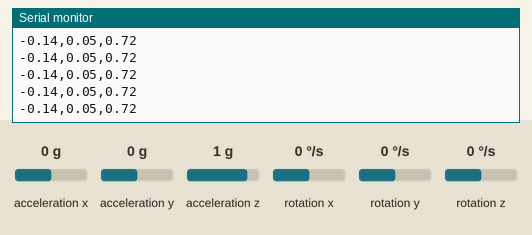
Recording of a sketch running on a simulated Arduino Uno, built with avr-gcc and run on an emulated ATmega328P. Shown: the last lines printed to the serial monitor. Wiring (inferred from the names in the program): MPU-6050 motion sensor at I2C address 0x68. The test bench sets the inputs (shaded band); at power-on: acceleration y 0 g, acceleration x 0 g, acceleration z 1 g, rotation x 0 °/s, rotation y 0 °/s, rotation z 0 °/s.

Above: at 1.3 s.
1.4 s: acceleration y set to -0.2 g
At 2.1 s:
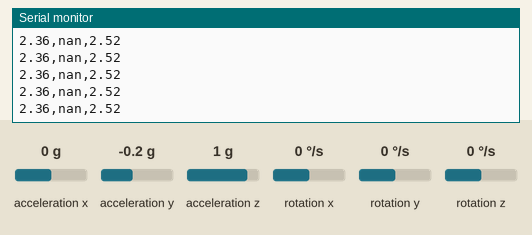
3.3 s: acceleration x set to -1.4 g
At 4.4 s:
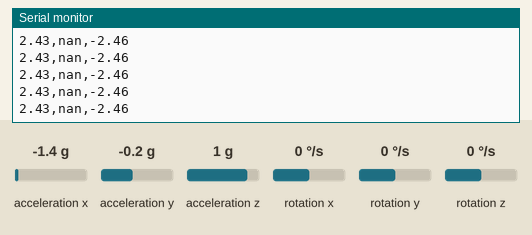
4.8 s: acceleration z set to -1.4 g
At 5.7 s:
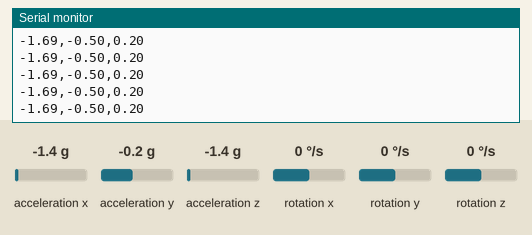
Timing chart, 0 to 7.8 s (numbered marks = the images above; inputs shaded):
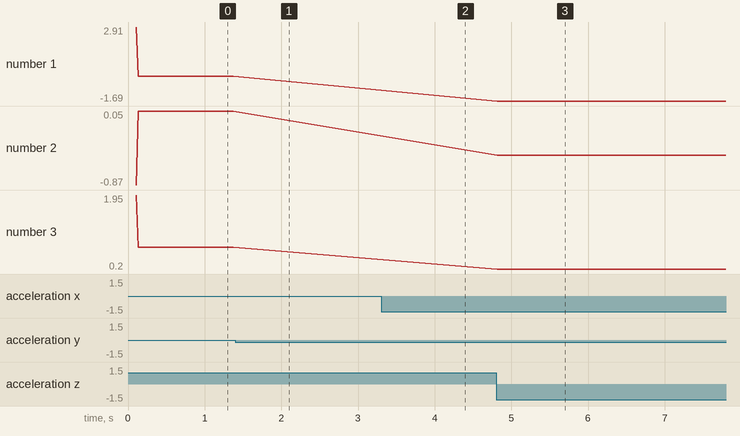

The sketch:

arduino_mpu_cuaternion.ino
```cpp
#include <Wire.h>

//Registros de acuerdo a la hoja de especificaciones
#define MPU6050_AUX_VDDIO          0x01   // R/W
#define MPU6050_SMPLRT_DIV         0x19   // R/W
#define MPU6050_CONFIG             0x1A   // R/W
#define MPU6050_GYRO_CONFIG        0x1B   // R/W
#define MPU6050_ACCEL_CONFIG       0x1C   // R/W
#define MPU6050_FF_THR             0x1D   // R/W
#define MPU6050_FF_DUR             0x1E   // R/W
#define MPU6050_MOT_THR            0x1F   // R/W
#define MPU6050_MOT_DUR            0x20   // R/W
#define MPU6050_ZRMOT_THR          0x21   // R/W
#define MPU6050_ZRMOT_DUR          0x22   // R/W
#define MPU6050_FIFO_EN            0x23   // R/W
#define MPU6050_I2C_MST_CTRL       0x24   // R/W
#define MPU6050_I2C_SLV0_ADDR      0x25   // R/W
#define MPU6050_I2C_SLV0_REG       0x26   // R/W
#define MPU6050_I2C_SLV0_CTRL      0x27   // R/W
#define MPU6050_I2C_SLV1_ADDR      0x28   // R/W
#define MPU6050_I2C_SLV1_REG       0x29   // R/W
#define MPU6050_I2C_SLV1_CTRL      0x2A   // R/W
#define MPU6050_I2C_SLV2_ADDR      0x2B   // R/W
#define MPU6050_I2C_SLV2_REG       0x2C   // R/W
#define MPU6050_I2C_SLV2_CTRL      0x2D   // R/W
#define MPU6050_I2C_SLV3_ADDR      0x2E   // R/W
#define MPU6050_I2C_SLV3_REG       0x2F   // R/W
#define MPU6050_I2C_SLV3_CTRL      0x30   // R/W
#define MPU6050_I2C_SLV4_ADDR      0x31   // R/W
#define MPU6050_I2C_SLV4_REG       0x32   // R/W
#define MPU6050_I2C_SLV4_DO        0x33   // R/W
#define MPU6050_I2C_SLV4_CTRL      0x34   // R/W
#define MPU6050_I2C_SLV4_DI        0x35   // R
#define MPU6050_I2C_MST_STATUS     0x36   // R
#define MPU6050_INT_PIN_CFG        0x37   // R/W
#define MPU6050_INT_ENABLE         0x38   // R/W
#define MPU6050_INT_STATUS         0x3A   // R
#define MPU6050_ACCEL_XOUT_H       0x3B   // R
#define MPU6050_ACCEL_XOUT_L       0x3C   // R
#define MPU6050_ACCEL_YOUT_H       0x3D   // R
#define MPU6050_ACCEL_YOUT_L       0x3E   // R
#define MPU6050_ACCEL_ZOUT_H       0x3F   // R
#define MPU6050_ACCEL_ZOUT_L       0x40   // R
#define MPU6050_TEMP_OUT_H         0x41   // R
#define MPU6050_TEMP_OUT_L         0x42   // R
#define MPU6050_GYRO_XOUT_H        0x43   // R
#define MPU6050_GYRO_XOUT_L        0x44   // R
#define MPU6050_GYRO_YOUT_H        0x45   // R
#define MPU6050_GYRO_YOUT_L        0x46   // R
#define MPU6050_GYRO_ZOUT_H        0x47   // R
#define MPU6050_GYRO_ZOUT_L        0x48   // R
#define MPU6050_EXT_SENS_DATA_00   0x49   // R
#define MPU6050_EXT_SENS_DATA_01   0x4A   // R
#define MPU6050_EXT_SENS_DATA_02   0x4B   // R
#define MPU6050_EXT_SENS_DATA_03   0x4C   // R
#define MPU6050_EXT_SENS_DATA_04   0x4D   // R
#define MPU6050_EXT_SENS_DATA_05   0x4E   // R
#define MPU6050_EXT_SENS_DATA_06   0x4F   // R
#define MPU6050_EXT_SENS_DATA_07   0x50   // R
#define MPU6050_EXT_SENS_DATA_08   0x51   // R
#define MPU6050_EXT_SENS_DATA_09   0x52   // R
#define MPU6050_EXT_SENS_DATA_10   0x53   // R
#define MPU6050_EXT_SENS_DATA_11   0x54   // R
#define MPU6050_EXT_SENS_DATA_12   0x55   // R
#define MPU6050_EXT_SENS_DATA_13   0x56   // R
#define MPU6050_EXT_SENS_DATA_14   0x57   // R
#define MPU6050_EXT_SENS_DATA_15   0x58   // R
#define MPU6050_EXT_SENS_DATA_16   0x59   // R
#define MPU6050_EXT_SENS_DATA_17   0x5A   // R
#define MPU6050_EXT_SENS_DATA_18   0x5B   // R
#define MPU6050_EXT_SENS_DATA_19   0x5C   // R
#define MPU6050_EXT_SENS_DATA_20   0x5D   // R
#define MPU6050_EXT_SENS_DATA_21   0x5E   // R
#define MPU6050_EXT_SENS_DATA_22   0x5F   // R
#define MPU6050_EXT_SENS_DATA_23   0x60   // R
#define MPU6050_MOT_DETECT_STATUS  0x61   // R
#define MPU6050_I2C_SLV0_DO        0x63   // R/W
#define MPU6050_I2C_SLV1_DO        0x64   // R/W
#define MPU6050_I2C_SLV2_DO        0x65   // R/W
#define MPU6050_I2C_SLV3_DO        0x66   // R/W
#define MPU6050_I2C_MST_DELAY_CTRL 0x67   // R/W
#define MPU6050_SIGNAL_PATH_RESET  0x68   // R/W
#define MPU6050_MOT_DETECT_CTRL    0x69   // R/W
#define MPU6050_USER_CTRL          0x6A   // R/W
#define MPU6050_PWR_MGMT_1         0x6B   // R/W
#define MPU6050_PWR_MGMT_2         0x6C   // R/W
#define MPU6050_FIFO_COUNTH        0x72   // R/W
#define MPU6050_FIFO_COUNTL        0x73   // R/W
#define MPU6050_FIFO_R_W           0x74   // R/W
#define MPU6050_WHO_AM_I           0x75   // R
#define MPU6050_ADDRESS            0x68

const int rad2deg = 57;
int ang_xz, ang_yz, ang_xy;
float mag = 0;
float bx,by,bz;
float q0,q1,q2,q3;
float roll, pitch, yaw;

void MPU6050_configuracion(int r1, int r2);

void setup() {
  Serial.begin(9600);
  Wire.begin();
  delay(50);
  MPU6050_configuracion(MPU6050_CONFIG,0x06);     //(EXT_SYNC_SET=0, DLPF_CFG=3)
  MPU6050_configuracion(MPU6050_GYRO_CONFIG,0x10);  //(XG_ST=0, YG_ST=0, ZG_ST=0, FS_SEL=2 [1000°/s] )
  MPU6050_configuracion(MPU6050_ACCEL_CONFIG,0x00); //(XA_ST=0, YA_ST=0, ZA_ST=0, FS_SEL=2 [8g] )
  MPU6050_configuracion(MPU6050_PWR_MGMT_1,0x00);   //(DEVICE_RESET=0, SLEEP=0,
                                                    // CYCLE=0, TEMP_DIS=0, CLK_SEL=0 [Internal 8MHz oscillator] )
  delay(50);
}

void loop() {
  unsigned short int gyro_x_h=0, gyro_x_l=0, gyro_y_h=0, gyro_y_l=0,gyro_z_h=0, gyro_z_l=0;
  unsigned short int accel_x_h=0, accel_x_l=0, accel_y_h=0,accel_y_l=0, accel_z_h=0, accel_z_l=0;
  unsigned short int temp_h=0, temp_l=0;
  int gyro_x=0, gyro_y=0, gyro_z=0;
  int accel_x=0, accel_y=0, accel_z=0;
  int temp=0;

  Wire.beginTransmission(MPU6050_ADDRESS);
  Wire.write(MPU6050_ACCEL_XOUT_H);
  Wire.requestFrom(MPU6050_ADDRESS, 14);
  accel_x_h = Wire.read();
  accel_x_l = Wire.read();
  accel_y_h = Wire.read();
  accel_y_l = Wire.read();
  accel_z_h = Wire.read();
  accel_z_l = Wire.read();
  Wire.endTransmission();
  accel_x=(((int)accel_x_h)<<8 )  |  ((int)accel_x_l);
  accel_y=(((int)accel_y_h)<<8 )  |  ((int)accel_y_l);
  accel_z=(((int)accel_z_h)<<8 )  |  ((int)accel_z_l);

  // Compensacion
  accel_x -= 520;
  accel_y += 150;
  accel_z -= 1700;

  // // Calculo de angulos
  ang_xz = atan2(accel_x, accel_z) * rad2deg;
  ang_yz = atan2(accel_y, accel_z) * rad2deg;
  ang_xy = atan2(accel_y, accel_x) * rad2deg;

  if(ang_xz < 0) ang_xz += 360;
  if(ang_yz < 0) ang_yz += 360;
  if(ang_xy < 0) ang_xy += 360;

  mag = sqrt(pow(accel_x,2) + pow(accel_y,2) + pow(accel_z,2));
  bx = accel_x/mag;
  by = accel_y/mag;
  bz = accel_z/mag;

  q0=cos(ang_xz/2);
  q1=sin(ang_xz/2)*cos(bx);
  q2=sin(ang_yz/2)*cos(by);
  q3=sin(ang_xy/2)*cos(bz);

  roll= atan2((q0*q1 + q2*q3),(0.5 - (q1*q1 + q2*q2)));
  pitch = asin(2*(q0*q2 - q1*q3));
  yaw = atan2((q0*q3 + q1*q2),(0.5 - (q2*q2 + q3*q3)));

  // Impresion de resultados
  Serial.print(roll);
  Serial.print(",");
  Serial.print(pitch);
  Serial.print(",");
  Serial.println(yaw);

  // Serial.print(ang_xz);
  // Serial.print(",");
  // Serial.println(ang_yz);
  // Serial.print("Ang_xz: ");
  // Serial.print(ang_xz);
  // Serial.print(", Ang_yz: ");
  // Serial.print(ang_yz);
  // Serial.print(", Ang_xy: ");
  // Serial.println(ang_xy);


  // Serial.print("Acelerometro x,y,z: ");
  // Serial.print(accel_x);
  // Serial.print(",");
  // Serial.print(accel_y);
  // Serial.print(",");
  // Serial.println(accel_z);
  // Serial.println();
  delay(25);
}

void MPU6050_configuracion(int r1, int r2){
  Wire.beginTransmission(MPU6050_ADDRESS);
  Wire.write(r1);
  Wire.write(r2);
  Wire.endTransmission();
  delayMicroseconds(20);
}
```

Measured:
- the behaviour switches between 0 and -0.1 g on acceleration y (found by bisection; images 0 and 1)
- after the input at 1.4 s, the serial monitor: prints a new line at once (image 1)
- after the input at 3.3 s, the serial monitor: prints a new line at once (image 2)
- after the input at 4.8 s, the serial monitor: prints a new line at once (image 3)
- plotted number 1: -0.14 → -1.69 after the input at 4.8 s
- plotted number 2: 0.05 → -0.5 after the input at 4.8 s
- plotted number 3: 0.72 → 0.2 after the input at 4.8 s
